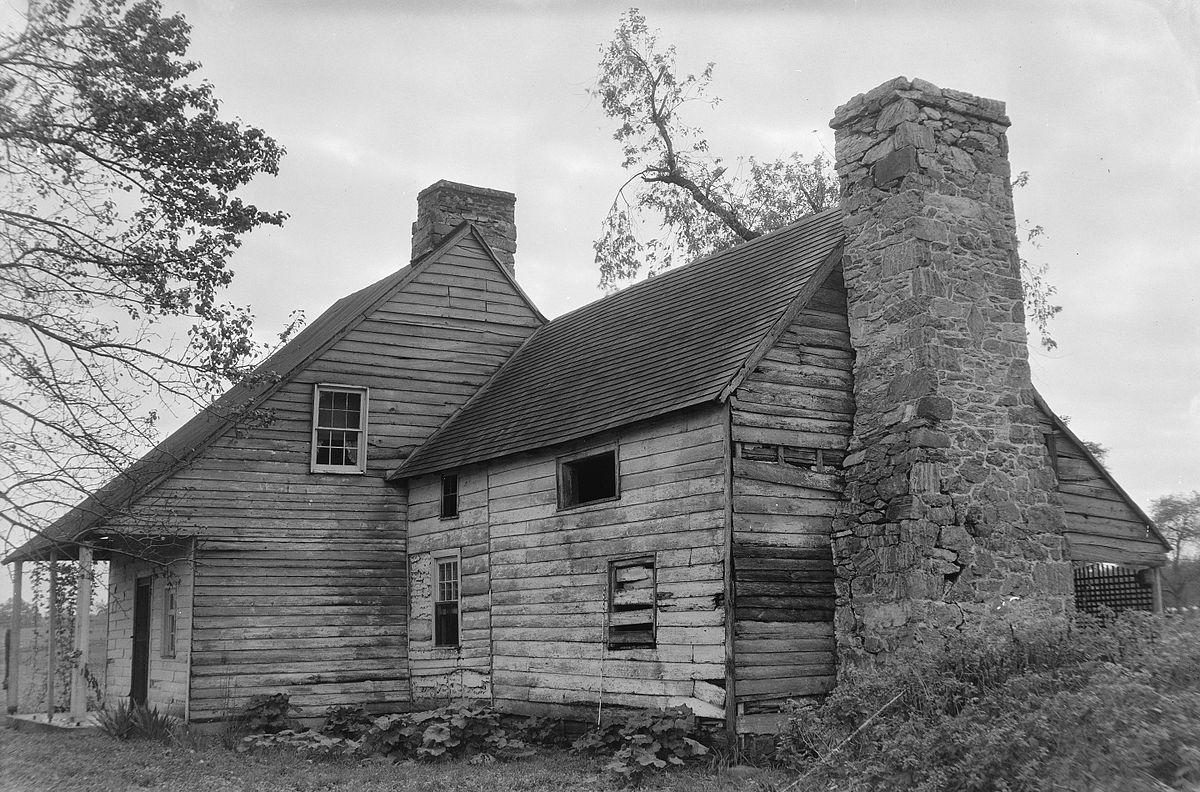
%> input picture Discussion/Lecture_17_edge_detection/Peter_Burr_House.jpg, 1200 x 792 px
$ octave edge_detect.m   (GNU Octave 9; MATLAB toolbox functions it lacks are replaced by stand-ins)
%> lines starting %> are read from the running program, lines starting %| are printed output that depends on the picture
I = imread('Peter_Burr_House.jpg');
%> I is the input picture: size 792x1200 uint8; min 0, max 255, mean 135.7
% [21 lines of commented-out code are left out]

leaf=imread('leaf.jpg');
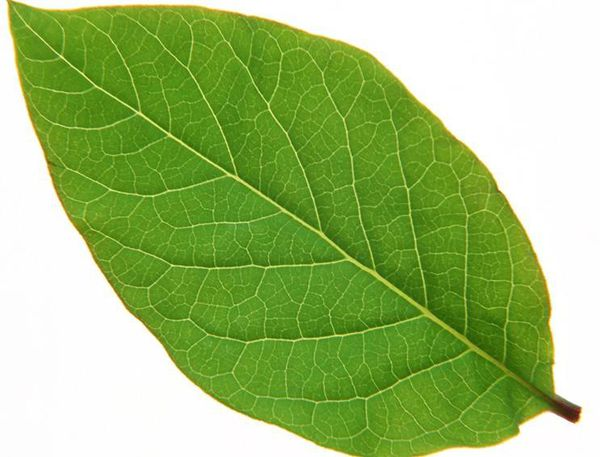
%> input picture Discussion/Lecture_17_edge_detection/leaf.jpg, 600 x 457 px
%> leaf is the input picture: size 457x600x3 uint8; mean R, G, B 156.9, 187.8, 115.4
LP = [-1 -2 -1;0 0 0;1 2 1];
im1 = imfilter(leaf,LP);
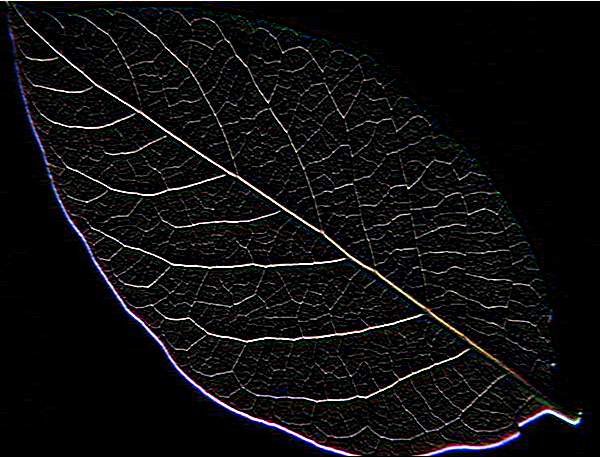
%> im1: size 457x600x3 uint8; mean R, G, B 14.7, 14.2, 15.3
LP = [-1 0 1;-2 0 2;-1 0 1];
im2 = imfilter(leaf,LP);
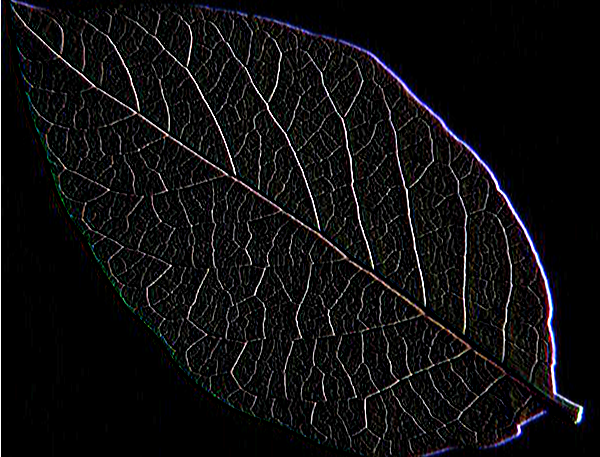
%> im2: size 457x600x3 uint8; mean R, G, B 14.8, 14.3, 15.3
LP = [-2 -1 0;-1 0 1;0 1 2];
im3 = imfilter(leaf,LP);
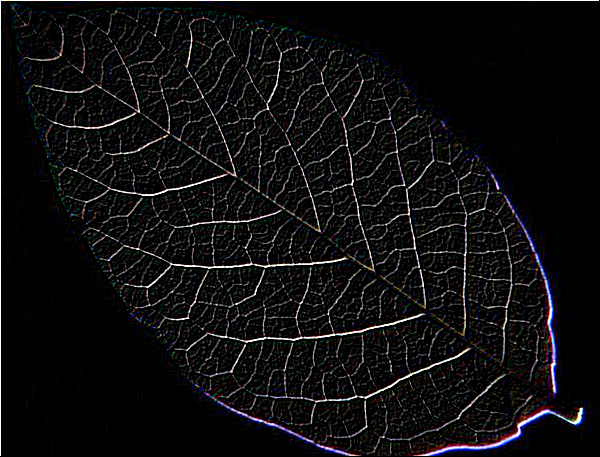
%> im3: size 457x600x3 uint8; mean R, G, B 14.8, 14.2, 15.3
figure;
subplot(131);
imshow(im1);
subplot(132);
imshow(im2);
subplot(133);
imshow(im3);
